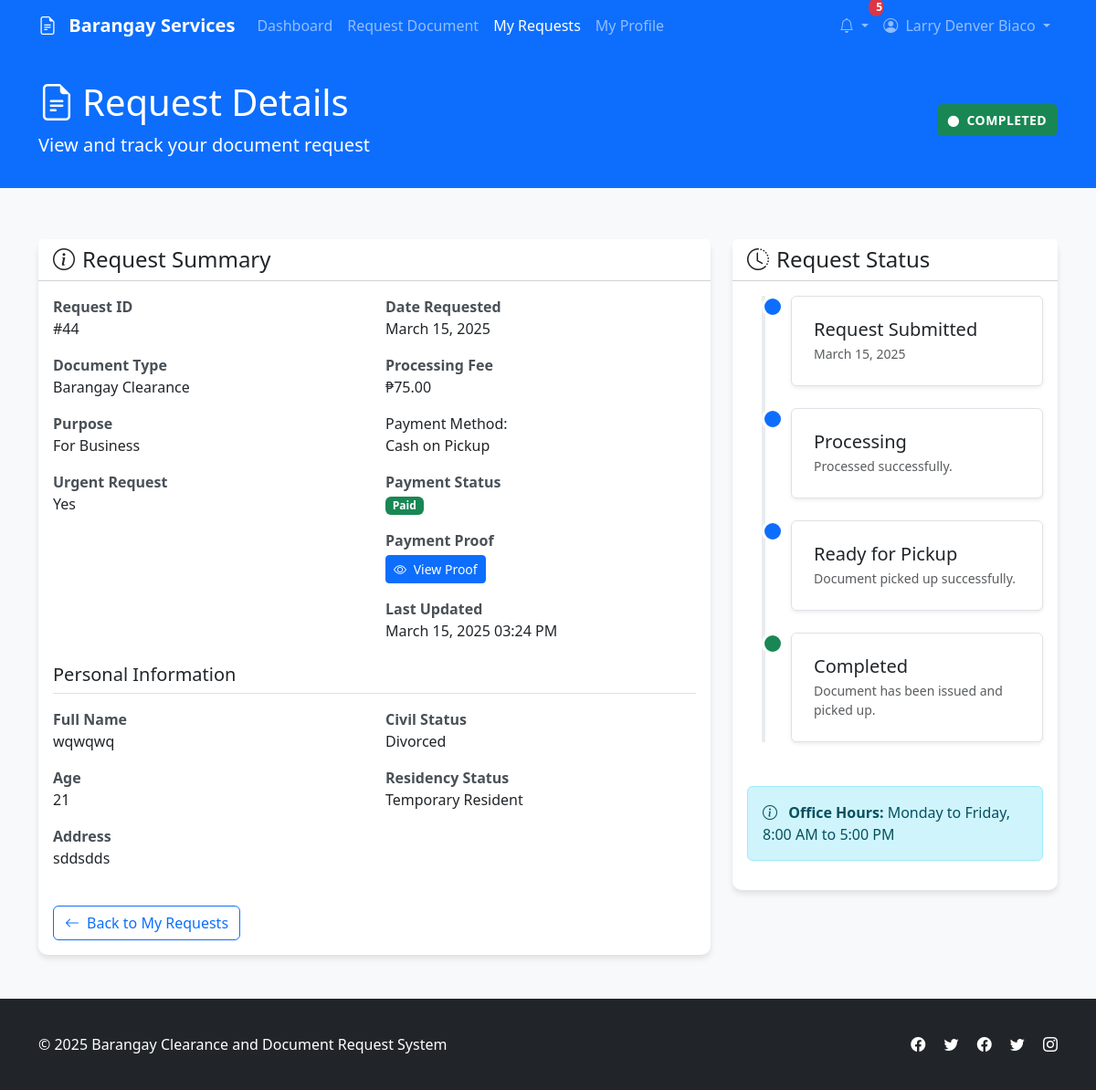
The app's page /User/view/view-request.php?id=44 (signed in) with its own data.
### tables this page shows
CREATE TABLE `requests` (
  `request_id` int(11) NOT NULL,
  `user_id` int(11) NOT NULL,
  `document_type` varchar(50) NOT NULL,
  `purpose` text NOT NULL,
  `urgent_request` tinyint(1) NOT NULL DEFAULT 0,
  `processing_fee` decimal(10,2) NOT NULL DEFAULT 0.00,
  `status` enum('pending','processing','ready','completed','rejected','cancelled') NOT NULL DEFAULT 'pending',
  `admin_remarks` text DEFAULT NULL,
  `created_at` timestamp NOT NULL DEFAULT current_timestamp(),
  `updated_at` timestamp NOT NULL DEFAULT current_timestamp() ON UPDATE current_timestamp(),
  `completed_at` timestamp NULL DEFAULT NULL,
  `payment_status` tinyint(1) NOT NULL DEFAULT 0,
  `admin_notes` text DEFAULT NULL,
  `payment_method` varchar(20) DEFAULT 'cash',
  `payment_reference` varchar(100) DEFAULT NULL,
  `payment_proof` varchar(255) DEFAULT NULL,
  `payment_notes` text DEFAULT NULL,
  `payment_date` datetime DEFAULT NULL
);

CREATE TABLE `request_details` (
  `detail_id` int(11) NOT NULL,
  `request_id` int(11) NOT NULL,
  `fullname` varchar(255) NOT NULL,
  `age` int(3) NOT NULL,
  `address` text NOT NULL,
  `civil_status` varchar(50) NOT NULL,
  `residency_status` varchar(50) NOT NULL,
  `created_at` timestamp NOT NULL DEFAULT current_timestamp()
);

### User/view/view-request.php (the view, shortened to what the rows shown need)
<?php
require_once dirname(__DIR__, 2) . "/backend/connections/database.php";
$userId = $_SESSION['user_id'];
$requestId = intval($_GET['id']);
$request = null;
$requestDetails = null;
try {
    $db = new Database();
    $requestSql = "SELECT r.*,
                    DATE_FORMAT(r.created_at, '%M %d, %Y') as request_date,
                    DATE_FORMAT(r.updated_at, '%M %d, %Y %h:%i %p') as last_updated
                  FROM requests r
                  WHERE r.request_id = ? AND r.user_id = ?";
    $request = $db->fetchOne($requestSql, [$requestId, $userId]);
    if ($request['document_type'] === 'barangay_clearance') {
        $detailsSql = "SELECT * FROM request_details WHERE request_id = ?";
        $requestDetails = $db->fetchOne($detailsSql, [$requestId]);
    }
} catch (Exception $e) {
    error_log("Request View Error: " . $e->getMessage());
    $_SESSION['error_msg'] = "An error occurred while retrieving your request. Please try again later.";
    header("Location: my-requests.php");
    exit();
}
$documentTypes = [
    'barangay_clearance' => 'Barangay Clearance',
    'certificate_residency' => 'Certificate of Residency',
    'business_permit' => 'Business Permit',
    'good_moral' => 'Good Moral Certificate',
    'indigency_certificate' => 'Certificate of Indigency',
    'cedula' => 'Community Tax Certificate (Cedula)',
    'solo_parent' => 'Solo Parent Certificate',
    'first_time_jobseeker' => 'First Time Jobseeker Certificate'
];
$statusColors = [
    'pending' => 'bg-warning',
    'processing' => 'bg-info',
    'ready' => 'bg-success',
    'completed' => 'bg-success',
    'rejected' => 'bg-danger',
    'cancelled' => 'bg-secondary'
];
?>
<!DOCTYPE html>
<html lang="en">
<head>
    <link href="https://cdnjs.cloudflare.com/ajax/libs/bootstrap/5.3.0/css/bootstrap.min.css" rel="stylesheet">
    <link rel="stylesheet" href="https://cdnjs.cloudflare.com/ajax/libs/bootstrap-icons/1.10.5/font/bootstrap-icons.min.css">
    <link rel="stylesheet" href="User/css/index.css">
</head>
<body>
    <div class="content-wrapper">
        <section class="page-title">
            <div class="container">
                <div class="row align-items-center">
                    <div class="col-md-6">
                        <h1><i class="bi bi-file-earmark-text me-2"></i>Request Details</h1>
                    </div>
                    <div class="col-md-6 text-md-end mt-3 mt-md-0">
                        <span class="status-badge text-white <?php echo $statusColors[$request['status']] ?? 'bg-secondary'; ?>">
                            <i class="bi bi-circle-fill me-1 small"></i>
                            <?php echo ucfirst($request['status']); ?>
                        </span>
                    </div>
                </div>
            </div>
        </section>
        <div class="container py-4">
            <div class="row">
                <div class="col-lg-8">
                    <div class="card mb-4">
                        <div class="card-body">
                            <div class="row">
                                <div class="col-md-6">
                                    <dl class="request-details">
                                        <dt>Request ID</dt>
                                        <dd>#<?php echo $requestId; ?></dd>
                                        <dt>Document Type</dt>
                                        <dd><?php echo $documentTypes[$request['document_type']] ?? $request['document_type']; ?></dd>
                                        <dt>Purpose</dt>
                                        <dd><?php echo htmlspecialchars($request['purpose']); ?></dd>
                                        <dt>Urgent Request</dt>
                                        <dd><?php echo $request['urgent_request'] ? 'Yes' : 'No'; ?></dd>
                                    </dl>
                                </div>
                                <div class="col-md-6">
                                    <dl class="request-details">
                                        <dt>Date Requested</dt>
                                        <dd><?php echo $request['request_date']; ?></dd>
                                        <dt>Processing Fee</dt>
                                        <dd>₱<?php echo number_format($request['processing_fee'], 2); ?></dd>
                                        <div class="col-md-6 mb-3">
                                            Payment Method:
                                            <p>
                                            </p>
                                        </div>
                                        <dt>Payment Status</dt>
                                        <dd>
                                            <?php if ($request['payment_status'] == 1): ?>
                                            <span class="badge bg-success">Paid</span>
                                            <?php else: ?>
                                            <span class="badge bg-warning text-dark">Pending Payment</span>
                                            <?php endif; ?>
                                        </dd>
                                        <?php
                                        $paymentProof = null;
                                        try {
                                            $db = new Database();
                                            $proofSql = "SELECT * FROM payment_proofs WHERE request_id = ? ORDER BY created_at DESC LIMIT 1";
                                            $paymentProof = $db->fetchOne($proofSql, [$requestId]);
                                        } catch (Exception $e) {
                                            error_log("Payment Proof Error: " . $e->getMessage());
                                        }
                                        ?>
                                        <?php if ($paymentProof): ?>
                                        <dt>Payment Proof</dt>
                                        <dd>
                                            <button type="button" class="btn btn-sm btn-primary mt-1"
                                                    data-bs-toggle="modal"
                                                    data-bs-target="#paymentProofModal">
                                            </button>
                                        </dd>
                                        <?php endif; ?>
                                        <dt>Last Updated</dt>
                                        <dd><?php echo $request['last_updated'] ?? 'Not available'; ?></dd>
                                    </dl>
                                </div>
                            </div>
                            <?php if ($request['document_type'] === 'barangay_clearance' && $requestDetails): ?>
                            <div class="mt-2">
                                <h5 class="border-bottom pb-2">Personal Information</h5>
                                <div class="row mt-3">
                                    <div class="col-md-6">
                                        <dl class="request-details">
                                            <dt>Full Name</dt>
                                            <dd><?php echo htmlspecialchars($requestDetails['fullname']); ?></dd>
                                            <dt>Age</dt>
                                            <dd><?php echo $requestDetails['age']; ?></dd>
                                        </dl>
                                    </div>
                                    <div class="col-md-6">
                                        <dl class="request-details">
                                            <dt>Civil Status</dt>
                                            <dd><?php echo ucfirst($requestDetails['civil_status']); ?></dd>
                                            <dt>Residency Status</dt>
                                            <dd>
                                                <?php
                                                switch($requestDetails['residency_status']) {
                                                    case 'temporary':
                                                        echo 'Temporary Resident';
                                                        break;
                                                }
                                                ?>
                                            </dd>
                                        </dl>
                                    </div>
                                    <div class="col-12">
                                        <dl class="request-details">
                                            <dt>Address</dt>
                                            <dd><?php echo htmlspecialchars($requestDetails['address']); ?></dd>
                                        </dl>
                                    </div>
                                </div>
                            </div>
                            <?php endif; ?>
                        </div>
                    </div>
                </div>
            </div>
        </div>
    </div>
</body>
</html>

### records on screen
requests: status "COMPLETED", document_type "Barangay Clearance", purpose "For Business", processing_fee "75.00"
request_details: fullname "wqwqwq", age "21", civil_status "Divorced", address "sddsdds"

### other values on screen
count($notifications) "5"
$userName "Larry Denver Biaco"
$requestId "44"
$request['request_date'] "March 15, 2025"
$paymentMethods[$paymentMethod] "Cash on Pickup"
$request['last_updated'] "March 15, 2025 03:24 PM"
